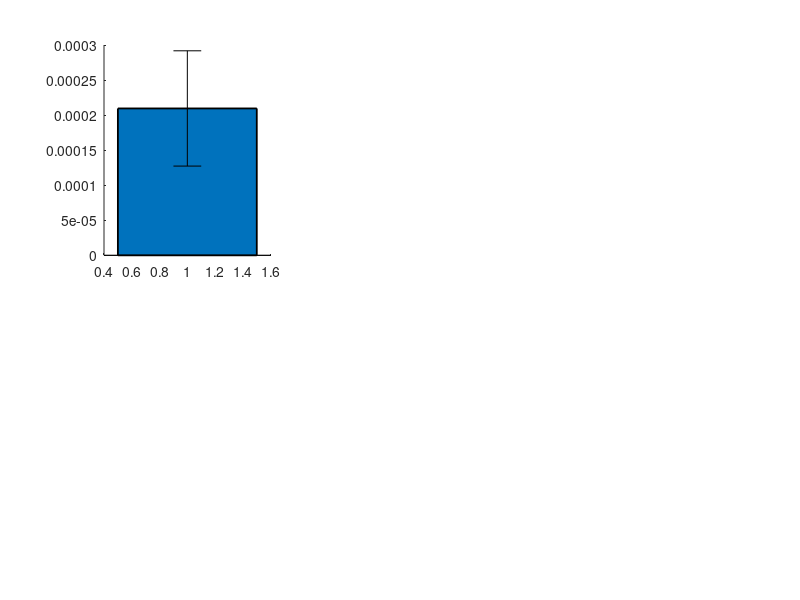

This figure's MATLAB source: (Note: this script raises an error after producing the figure.)
clear all;
close all;

muscle_list = {'Carpi_Radialis', 'Bicep', 'Deltoid', 'Tricep', 'Wrist_Extensor', 'Acromiotrapezius'};

muscle_names = {'W. Flexor','Biceps','Deltoid','Triceps','W. Extensor','Acromiotrapezius'};


plot_depth_list = {'Epidural', 'Spinous_Process'};
plot_waveform_list = {'Biphasic', 'Monophasic'};
plot_freq_list = {'Single','10_kHz'};

for plot_depth_idx = 1:length(plot_depth_list)
    plot_depth = plot_depth_list(plot_depth_idx);
    for plot_waveform_idx = 1:length(plot_waveform_list)
        plot_waveform = plot_waveform_list(plot_waveform_idx);
        for plot_freq_idx = 1:length(plot_freq_list)
            
            load('all_param_data.mat')
            
            plot_freq = plot_freq_list(plot_freq_idx);
            %% Filter Sigmoid Structure
            % sigmoid_struct = sigmoid_struct(["transq_rat_8"] ~= [sigmoid_struct.Rat]);
            sigmoid_struct = sigmoid_struct(strcmp({sigmoid_struct.Position}, 'C4') == 0);
            sigmoid_struct = sigmoid_struct(strcmp({sigmoid_struct.Position}, 'C6') == 0);

            sigmoid_struct = sigmoid_struct(strcmp({sigmoid_struct.Depth}, plot_depth));

            %Remove 1ms monophasic pulse
            stim_filter = strcmp({sigmoid_struct.Duration}, '1_ms') + strcmp({sigmoid_struct.Stim_Waveform},'Monophasic')+...
                strcmp({sigmoid_struct.Stim_Freq}, 'Single') ~= 3;

            % sigmoid_struct = sigmoid_struct(strcmp({sigmoid_struct.Duration}, '1_ms'));
            sigmoid_struct = sigmoid_struct(stim_filter);



            sigmoid_struct = sigmoid_struct(strcmp({sigmoid_struct.Stim_Freq}, plot_freq));
            % sigmoid_struct = sigmoid_struct(strcmp({sigmoid_struct.Stim_Freq}, 'Single'));
            % sigmoid_struct = sigmoid_struct(strcmp({sigmoid_struct.Stim_Waveform}, 'Monophasic'));
            sigmoid_struct = sigmoid_struct(strcmp({sigmoid_struct.Stim_Waveform}, plot_waveform));
            sigmoid_struct = sigmoid_struct(strcmp({sigmoid_struct.Lateral_Position}, 'Midline'));
            % sigmoid_struct = sigmoid_struct(strcmp({sigmoid_struct.Lateral_Position}, 'Lateral'));



            filtered_struct = sigmoid_struct;

            %% Organize for statistics 
            % Choose parameter to plot (1 = stim threshold, 2 = asymptote,
            % 3 = midpoint, 4 = slope, 5 = max_activation, 6 = max_charge)
            sig_param = 4;

            % stim_string_array = {};
            % stim_type_general = {};
            % 
            % for stim_set = 1:length(sigmoid_struct)
            %     stim_string = [sigmoid_struct(stim_set).Rat{1},'_',sigmoid_struct(stim_set).Stim_Freq,'_',...
            %         sigmoid_struct(stim_set).Stim_Waveform,'_', sigmoid_struct(stim_set).Depth];
            %     
            %     stim_string_array{end+1} = stim_string;
            %     
            %     sigmoid_struct(stim_set).stim_idx = stim_string;
            %     
            %     stim_type_general{end+1} = [sigmoid_struct(stim_set).Stim_Freq,'_',...
            %         sigmoid_struct(stim_set).Stim_Waveform,'_', sigmoid_struct(stim_set).Depth];
            % end
            % 
            % stim_type_list = unique(stim_string_array);
            % stim_type_general = unique(stim_type_general);

            %Store single and 10k values for distribution function
            %Plot by position

            %Choose pos to center (C3 = 1, C5 = 2, C7 = 3)
            pos_order = {'C3','C5','C7'};

            muscle_data = {
                {[],[],[]}
                {[],[],[]}
                {[],[],[]}
                {[],[],[]}
                {[],[],[]}
                {[],[],[]}
                };
            for pos = 1:length(pos_order)
                temp_struct = sigmoid_struct(strcmp({sigmoid_struct.Position}, pos_order{pos}));
                for muscle = 1:length(muscle_list)
                    for idx = 1:length(temp_struct)
                        if isempty(temp_struct(idx).(muscle_list{muscle})) ~= 1
                            muscle_data{muscle}{pos}(end+1) = temp_struct(idx).(muscle_list{muscle})(sig_param);
                        end
                    end
                end


            end

            bar_colors = {
                [0, 0.4470, 0.7410]
                [0.4660, 0.6740, 0.1880]
                [0.35, 0.35, 0.35]

            };

            figure('Position', [10 10 2000 1200])
            for muscle = 1:length(muscle_list)
                subplot(2,3,muscle)
                hold on
                for pos = 1:3
                    muscle_feature = muscle_data{muscle}{pos};
                    data_mean = mean(muscle_feature, 'omitnan');
                    data_ste = std(muscle_feature, 'omitnan')/sqrt(length(muscle_feature(~isnan(muscle_feature))));
                    bar(pos,data_mean,0.5,'LineWidth',1.3, 'FaceColor', bar_colors{pos})
                    errorbar(pos,data_mean,data_ste, 'k', 'LineWidth', 2.0)

                end
                title(muscle_names{muscle})
                ylim([0 1.5e-3])
                xticks([1 2 3])
                xticklabels(pos_order)
                ylabel('Sensitivity (% Activation/uA)')
                ylim_max = ylim;
                xlim([0.2 3.8])

                ax = gca;
                ax.FontSize = 17;
             
            end
            saveas(gcf, ['figures/slope_',plot_waveform_list{plot_waveform_idx},'_',plot_depth_list{plot_depth_idx},'_',plot_freq_list{plot_freq_idx},'.svg'])
        end
    end
end



